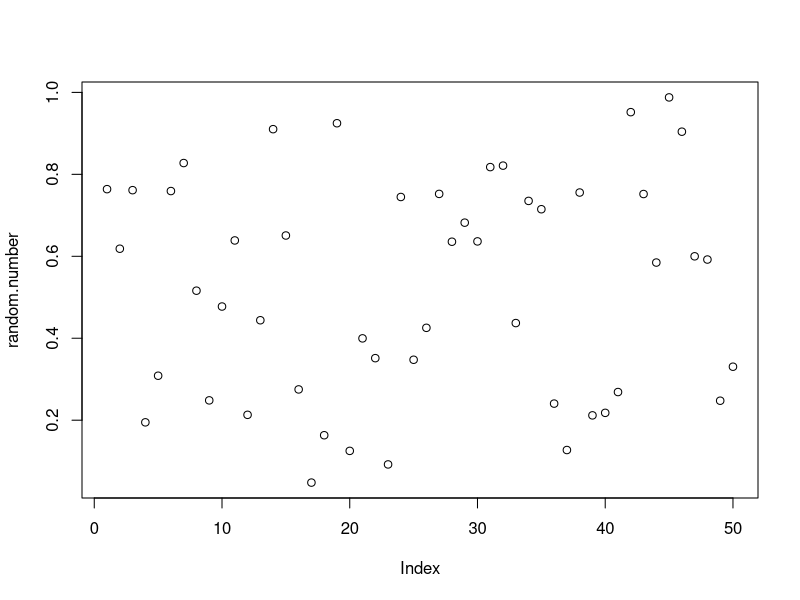
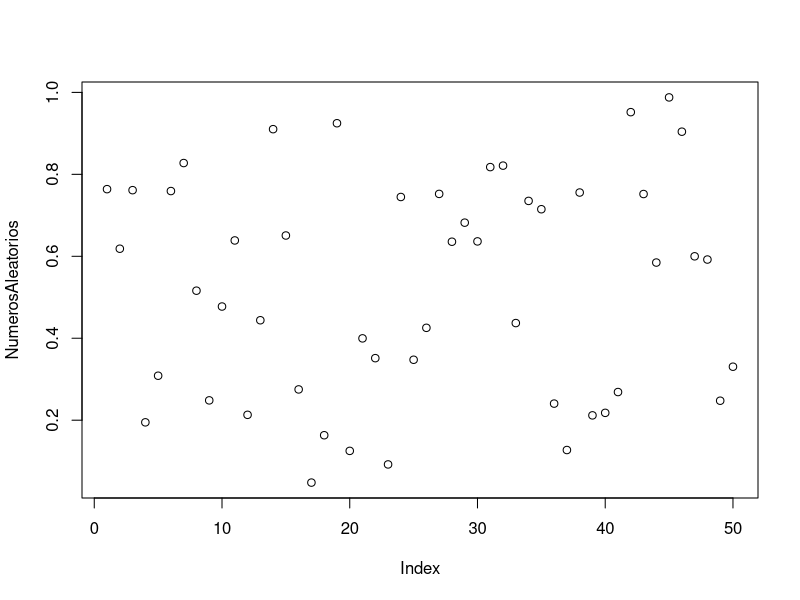
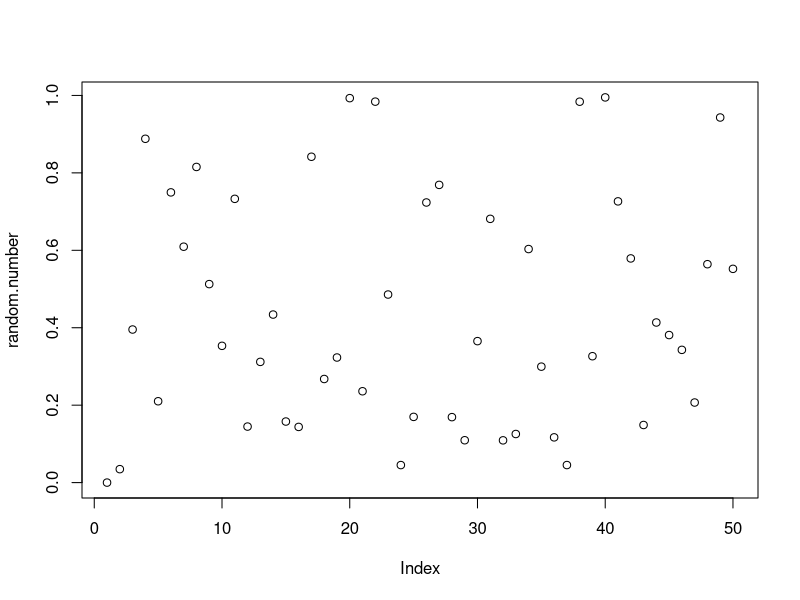
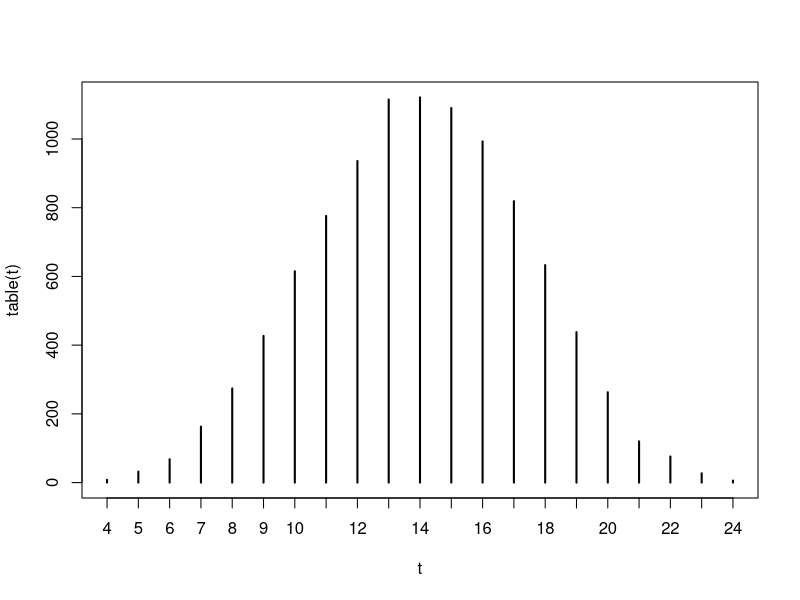
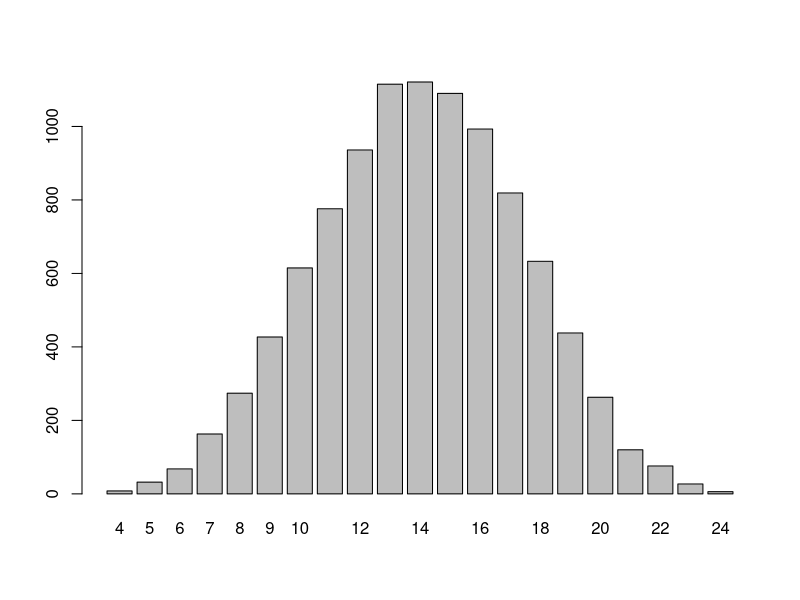
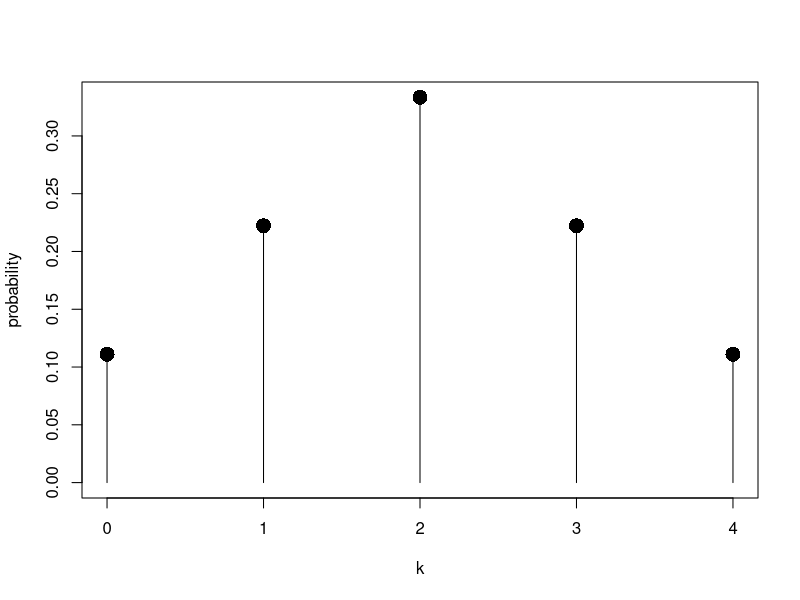
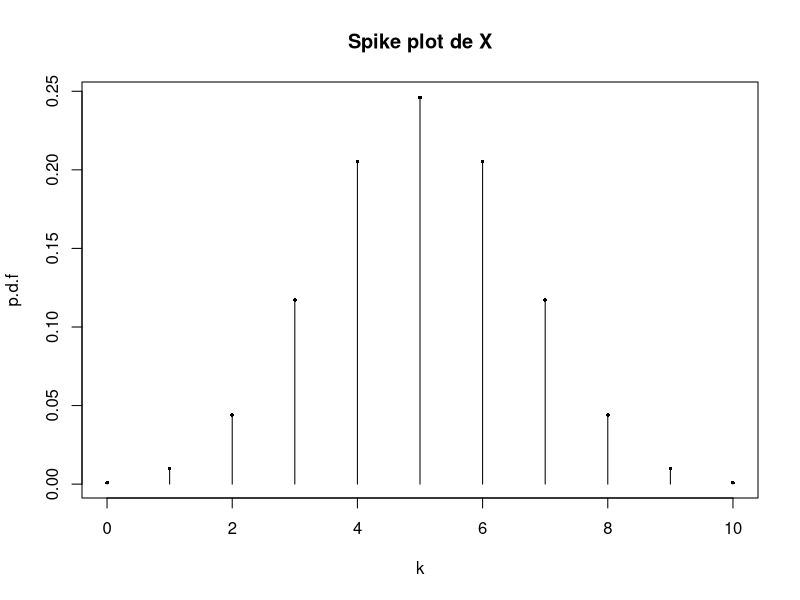
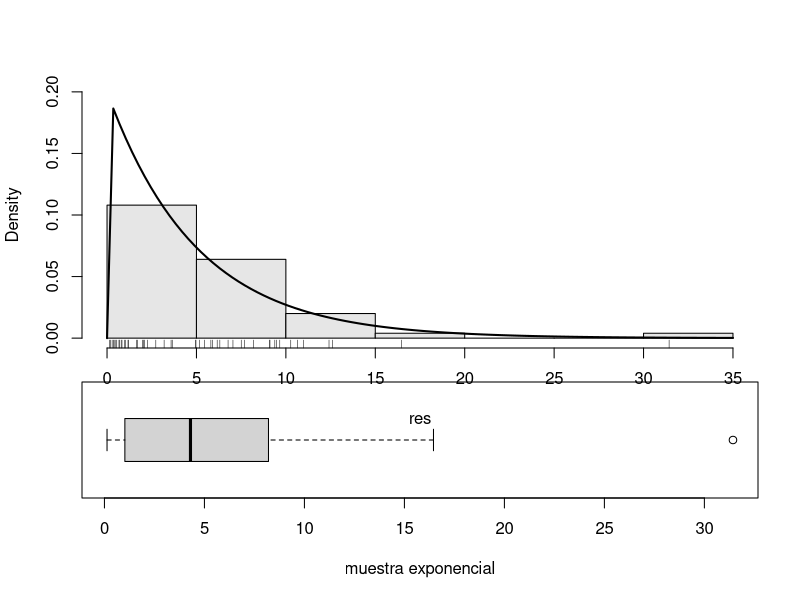

The R script that drew these images, in order:
# Probabilidad_Variable_Aleatoria_y_Distribuciones #

#### Generacion de numeros aleatorios y toma de muestra aleatoria ####

# Generdor aleatorio por: método de congruencia multiplicativo

# xn = 171xn-1 (mod 30269)
# un = xn/30269
# semilla 27218

random.number <- numeric(50)
random.seed <- 27218
for (j in 1:50){
  # construimos el vector de random.number elemento a elemento
  random.seed <- (171*random.seed) %% 30269
  random.number[j] <- random.seed/30269
}

random.number
plot(random.number)

# Otra forma

x <- numeric(50)
semilla <- 27218
x[1] = (171*semilla) %% 30269
for (i in 2:50){x[i] = (171*x[i-1]) %% 30269}
NumerosAleatorios <- x/30269
NumerosAleatorios
plot(NumerosAleatorios)

# Generdor aleatorio por: método de congruencia multiplicativo 2

# xn = 69069xn-1 (mod 2^37)
# un = xn/(2^37)

random.number <- numeric(50)
random.seed <- 1
for (j in 1:50){
  random.seed <- (69069*random.seed) %% (2^(37))
  random.number[j] <- random.seed/(2^(37))
}
random.number
plot(random.number)

# Toma de muestra aleatoria 
?sample
sample(c(3,5,7), size = 2, replace = FALSE)
sample(c(3,5,7), size = 2, replace = TRUE)

# Ejemplo1: Generar 50 números pseudoaleatorios del 1 al 100, sin y con reemplazo.
sample(1:100, size= 50, replace = FALSE)
sample(1:100, size= 50, replace = TRUE)

# Ejemplo2: Simular el lanzamiento de un dado
sample(1:6, 1)

# Ejemplo3: Simular el lanzamiento de cuatro dados o de un mismo dado cuatro veces
sample(1:6, 4, replace = TRUE)

# Ejemplo4: Simular la distribución suma de los números que salen al lanzar cuatro dados

set.seed(111)
t <- sapply(1:10000, function(x){sum(sample(1:6, 4, replace = TRUE))})
table(t)
plot(table(t))
barplot(table(t))

# Ejemplo5: Supongamos una urna con 3 bolas blancas y 7 negras, simular
# la extracción de una bola (asignar codigo binario, 1 a blanca y 0 a negra)

sample(c(1,0), 1, prob = c(0.3, 0.7))

# Si queremos simular 8 extracciones con reemplazo:
sample(c(1,0), size = 8, replace = TRUE, prob = c(0.3, 0.7))


#### Distribuciones de variables aleatorias discretas y continuas: ####

# Package stats (principal paquete a usar)

# spike plot:
# Muestra las probabilidades para cada valor en el rango de X como
# un "spike", enfatizando lo discreto de la distrubción.

k=0:4
p=c(1,2,3,2,1)/9
plot(k, p, type="h",xlab="k",ylab="probability",
     ylim=c(0,max(p)))
points(k,p,pch=16,cex=2)

#sample() generar valores aleatorios:
k=0:2
p=c(1,2,1)/4
sample(k,size=1,replace=FALSE,prob=p) #simula que todo tiene 
#la misma probabilidad de ocurrencia.
sample(k,size=1,prob=p)

#lanzar una moneda 10 veces, cara=1 y sello=0
sample(0:1, size=10, replace=TRUE) #i.i.d sample
sample (1:6,size=10, replace=TRUE) #lanzar un 
#dado 10 veces.
#suma de lanzar el dado 10 veces
sample(1:6,size=10,replace=TRUE)+ 
sample(1:6,size=10,replace=TRUE)
#Asumir que 10000 personas se les pregunta
#si les gusta comer pollo o no y 6200 dicen si.
#Luego si elegimos una muestra de 10:
sample(rep(0:1,c(3200,6800)),size=10,replace=TRUE)
sample(0:1, size=10, replace=T, prob=c(1-.62,.62))

#Familia de distribuciones:
# d: retorna la p.d.f de la distribucion.
# p.d.f: probability density function

# p: retorna la c.d.f de la distribucion.
# c.d.f:cummulative density function

# q: retorna los cuantiles.
# r: retorna una muestra aleatoria desde la distribucion = Area bajo la curva

#Cada familia de distribución tiene sus parámetros pero
# las funciones son similares en funcionamiento.

dunif(x=1, min=0, max=3)
punif(q=2,min=0,max=3)
qunif(p=1/2,min=0,max=3)
runif(n=1,min=0,max=3)
runif(n=10,min=0,max=10)

#Multiples cuantiles:
ps<-seq(0,2,by=0.2)
names(ps)=as.character(seq(0,200,by=20))
ps

#### Distribución Binomial: ####

#Lanzar una moneda 10 veces. X:numero de caras.
#Si la moneda es justa. #X tienen una distribución binomial
# Binomial(10, 1/2)
# La probabilidad que X=5
choose(10,5)*(1/2)^5*(1/2)^(10-5)
# usando d function
dbinom(5, size=10, prob=1/2)
#La probabilidad de obtener 6 o menos caras
sum(dbinom(0:6,size=10,prob=1/2))

#Spike plot producido por binomial:
heights=dbinom(0:10, size=10, prob=1/2)
plot(0:10,heights,
     type="h",
     main="Spike plot de X",xlab="k",ylab="p.d.f")
points(0:10,heights,pch=16,cex=0.5)

#De una poblacion las personas que eligen geologia se les 
#considera como si y se codifica con 1 al resto con 0.
#El analisis corresponde a una Binomial(n,p) de una v.a.d
#donde n es el número de muestras.

#Si la población favorable que eligió si es 62%,calcule de una
#Muestra de 100 que tan probable es que respondan 60% o menos.
pbinom(60, size=100, prob=0.62)

# Ejemplo de Diapositivas:
# El 10% de fragmentos de roca obtenidos por un taladro son defectuosos (polvo).
# Si elige una muestra aleatoria con reemplazo de 6 articulos y se define la variabl X como
# el numero de articulos defectuosos elegidos.
# a) Determinar la probabilidad que al menos un framento sea defectuoso
 # Nos piden P[X>=1] = 1 - P[X<1] = 1 - P[X=0]
1 - dbinom(x = 0, size = 6, prob = 0.1)

# b) Hallar el coeficiente de variabilidad
media <- (6)*(0.1)  # ux = n*pi
phi <- sqrt((6)*(0.1)*(1-0.1))  # phi^2 = n*pi*(1-pi)
CV <- (phi/media)*100

# Ejemplo1: Calcular la probabilidad de obtener cuatro caras al lanzar seis veces una 
# moneda perfecta

dbinom(x = 4, size = 6, prob = 0.5)

# Ejemplo2: Calcular la probabilidad de obtener como mucho cuatro caras al lanzar seis veces una moneda perfecta.
# Nos poden P[X<=4] con -> B(6, 0.5)

pbinom(q=4, size = 6, prob = 0.5)

# Ejemplo3: Calcular el valor tal que P[X<=x] = 0.89, y generar 10 valores pseudoaleatorios de una B(6, 0.5)
qbinom(p = 0.89, size = 6, 0.5) # area bajo la curva (integral de a -> b por diferencial de x)
rbinom(n = 10, size = 6, prob = 0.5)

# Ejemplo3: Supongamos que el 10% de los tubos de core en logeo son defectuosos y supongamos que # 
# produce 15 tubos cada hora.
# Cada tubo es independiente de los otros. Se juzga que el proceso está fuera de control cuando se producen más de
# 4 tubos defectuosos en una hora concreta. Simular el número de tubos defectuosos producidos por la máquina en cada
# hora a lo largo de un periodo de 24 horas y determinar si el proceso está afuera de control en algún momento.

TD <- rbinom(n = 24, size = 15, prob = 0.1)
TD

which(TD > 4)
help(any)
any(TD>4)
sum(TD>4)

# Ejemplo4:Supongamos que en un proceso de voladura, la proporción de roca triturada es 0.15. 
# Simular el número de rocas trituradas
# por hora en un periodo de 24 horas si se supone que se explotan 25 unidades hora. Revisar si el número
# de triturados exccede en alguna ocasión a 5. Repetir el procedimiento con proporciones 0.20 y 0.25.

D <- rbinom(n = 24, size = 25, prob = 0.15)
D
id <- which(D>5)
D[id]
any(D>5)
sum(D>5)

rbinom(n = 24, size = 25, prob = 0.2)
rbinom(n = 24, size = 25, prob = 0.25)

# Ejemplo 5: Usar simulación para estimar la media y la varianza de una variable aleatoria B(18, 0.76) y
# comparar dichos valores con los teóricos.

Bi <- rbinom(n = 100, size = 18, prob = 0.76)
mean(Bi)
var(Bi)

mean_t <- 18*0.76
var_t <- 18*0.76*(1-0.76)

# Adicional: Metodo de inversion de la funcion distribucion Binomial

ranbin <- function(n, size, prob){
  cumbinom <- pbinom(0:(size-1), size, prob)
  singlenumber <- function(){
    x <- runif(1)
    N <- sum(x <- cumbinom)
  }
  replicate(n, singlenumber())
}

# Ejemplo: Usar ranbin() para similar vectores de longitud 1000, 10000 y 1000000 de una distribucion
# B(10, 0.5). Usar system.time() para compara tiempo de ejecucion entre simulaciones.

system.time(expr = ranbin(n = 100, size = 10, prob = 0.5))
system.time(expr = ranbin(n = 10000, size = 10, prob = 0.5))
system.time(expr = ranbin(n = 1000000, size = 10, prob = 0.5))

# ¿Es importante el tiempo de procesamiento en la simulación?

#### Distribucion Poisson: ####

# Ejemplo 1: Las perforaciones de un taladro se hacen a arazón de 4 metros por cada 5 minutos.
# Si se elige al azar en un intervalo de 2 minutos, hallar la probabilidad que se taladro al menos 2m de perforacion.

 # P[X>=2] = 1 - P[X<2]

1 - (dpois(x = 0, lambda = 1.6) + dpois(x = 1, lambda = 1.6))

# Forma 2:
ppois(q = 1, lambda = 1.6, lower.tail = FALSE)


# Ejemplo2: Suponga que el 5% de las rocas de la Fm. Ananea contienen oro. Si se elige al azar y con reemplazo
# 90 rocas, hallar la probabilidad de que en al menos 3 rocas encuentren oro.


ppois(q = 2, lambda = 4.5, lower.tail = FALSE)

#### Distribucion Geometrica: ####

# Ejemplo1: Suponga que el mejor geologo del mundo tiene una probabilidad de 0.04 de no encontrar un yacimiento (fallar)
# ,y que cuando ello ocurre es necesario reemplazarlo por uno nuevo. Determinar la media y el coeficiente de variabilidad
# del número de veces que puede ser usado el geologo para descubrir yacimientos, ademas del coeficiente de variacion.

mean_g <- 1/0.04
var_g <- (1-0.04)/(0.04^2)
cv <- (sqrt(var_g)/mean_g)*100

# Calcule la probabilidad de que en 10 yacimientos el geologo falle.

dgeom(x = 10, prob = 0.04)


#### Distribucion Hipergeometrica: ####

#### Distribucion Cauchy ####

# Ver:
# https://www.vrcbuzz.com/cauchy-distribution-probabilities-using-r/

#### Distribucion Uniforme: ####














#### Distribucion Exponencial: Exponential(lambda) ####
res=rexp(50,rate=1/5)
#boxplot:
par(fig=c(0,1,0,0.50))
boxplot(res, horizontal=TRUE,bty="n",
        xlab="muestra exponencial")
#histograma
par(fig=c(0,1,0.25,1),new=TRUE)
#guardar los valores,
#luego encontrar el mas grande y setearlo
#como maximo:
tmp.hist=hist(res,plot=FALSE)
tmp.edens=density(res)
tmp.dens =dexp(0, rate=1/5)
y.max=max(tmp.hist$density,tmp.edens$y,
          tmp.dens)
hist(res,ylim=c(0,y.max),prob=TRUE,
     main="", col=gray(0.9))
curve(dexp(x,rate = 1/5),lwd=2,add=TRUE)
rug(res)

#### Distribucion Normal: ####
#Normal(µ,σ)
pnorm(q=1.5,mean=0, sd=1)
pnorm(q=4.75, mean=0,sd=1/2)
qnorm(c(0.25,0.50,0.75)) #Areas importantes
#basadas en Z-scores
#qnorm especificamos el area que deseamos
#cuanta area es no mayor a una desviacion estandar
#desde la media:
pnorm(1)-pnorm(-1)
#dos desviaciones estandar:
1-2*pnorm(-2)
#tres desviaciones estandar:
diff(pnorm(c(-3,3)))

require(graphics)

dnorm(0) == 1/sqrt(2*pi)
dnorm(1) == exp(-1/2)/sqrt(2*pi)
dnorm(1) == 1/sqrt(2*pi*exp(1))

## Using "log = TRUE" for an extended range :
par(mfrow = c(2,1))
plot(function(x) dnorm(x, log = TRUE), -60, 50,
     main = "log { Normal density }")
curve(log(dnorm(x)), add = TRUE, col = "red", lwd = 2)
mtext("dnorm(x, log=TRUE)", adj = 0)
mtext("log(dnorm(x))", col = "red", adj = 1)


#Ejemplo1:
# a
pnorm(70, mean=80, sd=10) - pnorm(60, mean=80, sd=10)
# b 
# media poblacional = media muestral/sqrt(n)
media_nueva <- 10/sqrt(60)
1 -  pnorm(90, mean = 80, sd = media_nueva)

# Ejemplo:
#a
pnorm(30, mean = 42000, sd=12000)
#b
# u_tot <- ux+uy+uz
# phi_tot <- rootsquare(phi_x^2, phi_y^2 + phi_z^2)
u = 42000+60000+78000
phi = sqrt(12000^2+18000^2+10000^2)
#
1- pnorm(120000, mean= u, sd = phi)
#c
# tarea la c.
# practicar de : https://r02pro.github.io/normal-distribution.html


#### LogNormal: log(x) ####

res= rlnorm(n=50, meanlog=0,sdlog=1)
#boxplot:
par(fig=c(0,1,0,0.5))
boxplot(res, horizontal=TRUE, bty="n",xlab="lognormal")
#histogram:
par(fig=c(0,1,0.25,1),new=TRUE)
tmp.hist=hist(res, plot=FALSE)
tmp.edens=density(res)
tmp.dens = dexp(0,rate=1/5)
ymax =max(tmp.hist$density,tmp.edens$y,
          tmp.dens)
#hist:
par(fig=c(0,1,0.25,1),new=TRUE)
hist(res,ylim=c(0,ymax),prob=TRUE,
     main="",col=gray(0.9))
curve(dlnorm(x,meanlog=0,sdlog=1),
      add=TRUE)
rug(res)

#t-distribution, F-distribution and
#chi-distrbution


#### Chi-cuadrado ####

qchisq(p=0.05, df=12)
qchisq(p=0.95, df=12)


#### T-student ####





#### Trabajo: ####

# Hacer una lista de todas las distribuciones usadas y sus aplicacioes en las geociencias:

# ejemplo: 

# lognormal: General distribucion de elementos metalicos en aguas ... y seguir listando.
